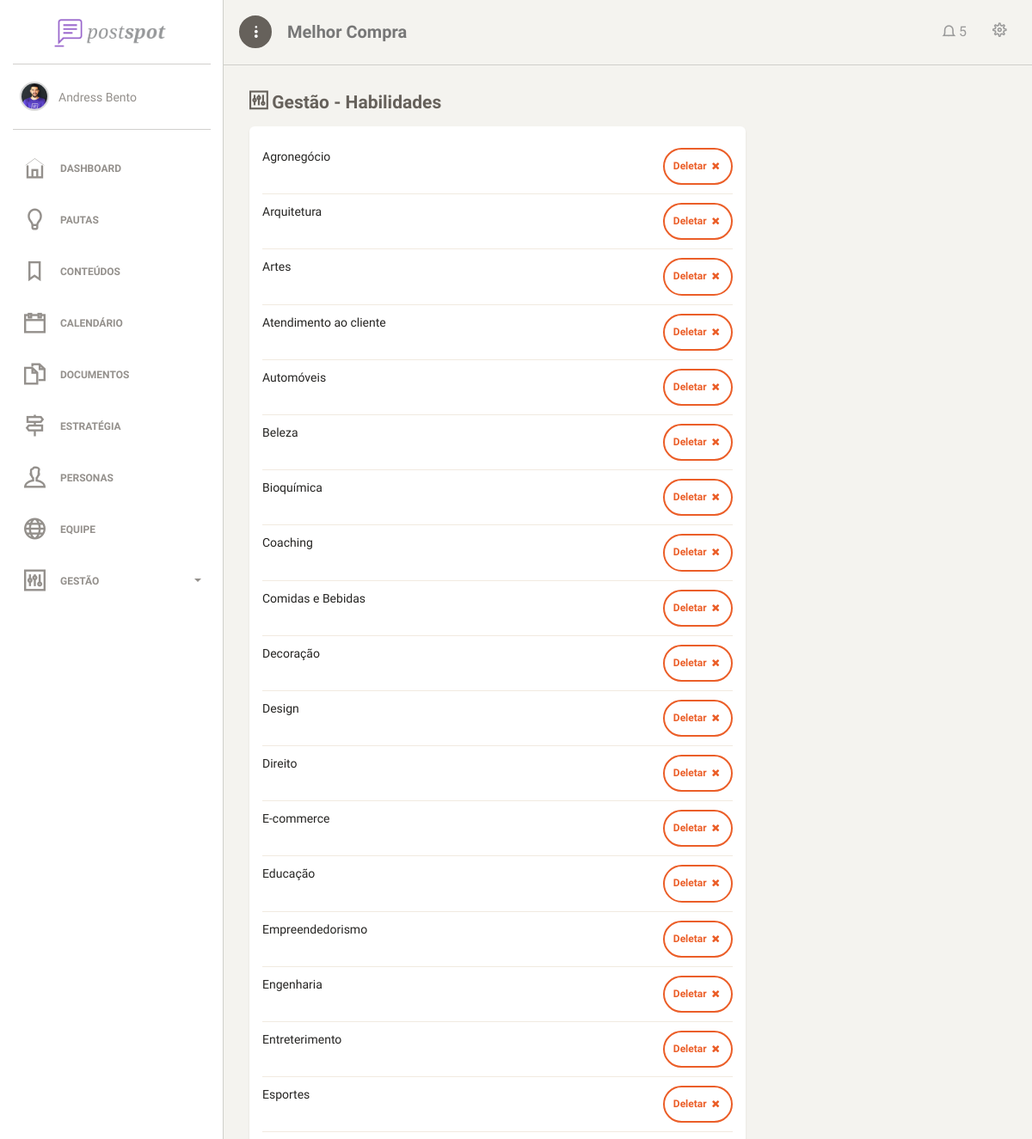
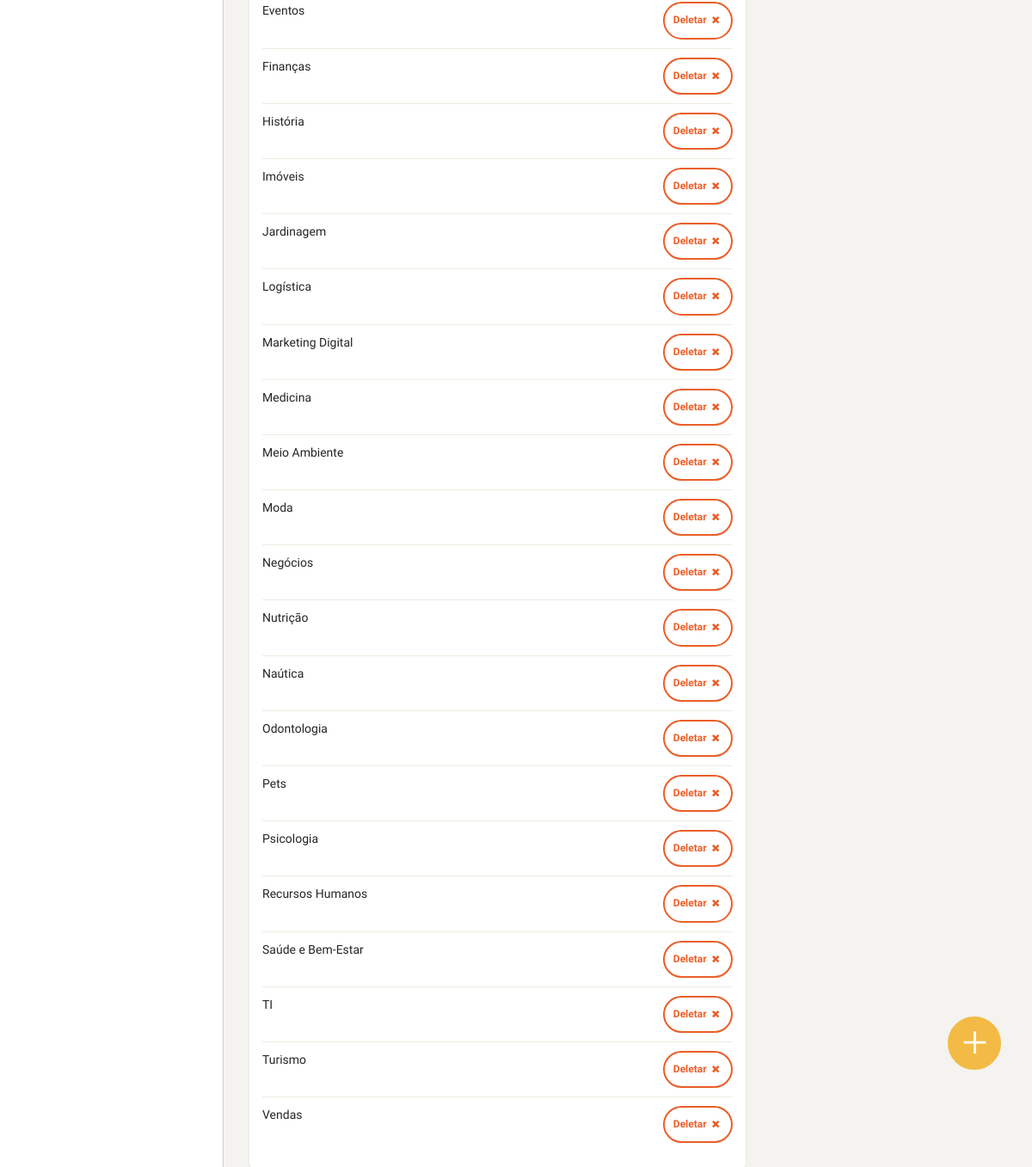
Page /view/adm/habilidades.php (signed in) on the committed database (2 pictures, top to bottom).
### tables this page shows
CREATE TABLE `habilidades` (
  `id_habilidade` int(11) NOT NULL,
  `nome_habilidade` varchar(45) DEFAULT NULL
);

### model/stConexao.php (called while the page is built, shortened)
<?php
class Conexao {
    public static $instance;
    private static $user = USER;
    private static $pass = PASS;
    public static function getInstance() {
        try {
            if (!isset(self::$instance)) {
                self::$instance = new PDO('mysql:host=' . HOST . ';dbname=' . BANCO, self::$user, self::$pass, array(PDO::MYSQL_ATTR_INIT_COMMAND => "SET NAMES utf8"));
                self::$instance->setAttribute(PDO::ATTR_ERRMODE, PDO::ERRMODE_EXCEPTION);
                self::$instance->setAttribute(PDO::ATTR_ORACLE_NULLS, PDO::NULL_EMPTY_STRING);
            }
            return self::$instance;
        } catch (PDOException $ex) {
            echo '<h1>Erro interno de servidor. Por favor, entre em contato com um de nossos desenvolvedores.</h1>';
            echo '<br>email: contato@melhorcomprapocos.com.br';
            echo '<br>Erro'. $ex->getMessage();
            echo '<br>mysql:host=' . HOST . ';dbname=' . BANCO, self::$user, self::$pass, array(PDO::MYSQL_ATTR_INIT_COMMAND => "SET NAMES utf8");
            die();
        }
    }
}

### model/habilidades.php (called while the page is built, shortened)
<?php
require_once 'stConexao.php';
class habilidades {
		public static function getAllSkills() {
		 try {
			$stmt = Conexao::getInstance()->prepare("SELECT * FROM habilidades");
			$stmt->execute();
			$colunas = array();
			while ($row = $stmt->fetch(PDO::FETCH_OBJ)) {
				array_push($colunas, $row);
			}
			return $colunas;
			} catch(PDOException $ex) {
				return false;
			}
		}
}

### view/adm/habilidades.php (the view, shortened to what this page needs)
<?php
require_once '../../model/habilidades.php';
$habilidades = habilidades::getAllSkills();
?>
<html lang="pt-br">
    <head>
        <?php require_once './includes/header_imports.php'; ?>
    </head>
    <body>
        <div class="wrapper">
            <?php require_once './includes/side_bar.php'; ?>
            <div class="main-panel">
                <?php require_once './includes/menu_topo.php'; ?>
                <div class="content">
                    <div class="container-fluid">
                        <h4 class="title"><i class="ti-panel"></i> Gestão - Habilidades</h4>
                        <div class="row">
                            <div class="col-md-8">
                                <div class="card">
                                    <div class="card-content">
                                        <ul class="list-unstyled team-members">
                                            <?php foreach ($habilidades as $habilidade) : ?>
                                                <li id="habilidadeId<?= $habilidade->id_habilidade ?>">
                                                    <div class="row">
                                                        <div class="col-xs-8">
                                                            <?= $habilidade->nome_habilidade ?>
                                                        </div>
                                                        <div class="col-xs-4 text-right">
                                                            <btn class="btn btn-sm btn-danger btn-icon" onclick="deletaHabilidade('<?= $habilidade->id_habilidade ?>',this);">Deletar <i class="fa fa-times"></i></btn>
                                                        </div>
                                                    </div>
                                                </li>
                                            <?php endforeach; ?>
                                        </ul>
                                    </div>
                                </div>
                            </div>
                        </div>
                    </div>
                </div>
                <a href="#" class="btn btn-icon btn-fixed" onclick="funcoes.showSwal('habilidade')">
                    <i class="ti-plus"></i>
                </a>
            </div>
        </div>
    </body>
</html>

### view/adm/includes/header_imports.php (shortened to what this page needs)
<link href="assets/css/bootstrap.min.css" rel="stylesheet" />
<link href="assets/css/paper-dashboard.css" rel="stylesheet" />
<link href="http://maxcdn.bootstrapcdn.com/font-awesome/latest/css/font-awesome.min.css" rel="stylesheet">
<link href="assets/css/themify-icons.css" rel="stylesheet">
<link href="assets/css/custom.css" rel="stylesheet">
<link href="http://cdnjs.cloudflare.com/ajax/libs/summernote/0.8.7/summernote.css" rel="stylesheet">

### view/adm/includes/side_bar.php (shortened to what this page needs)
<?php
$detalhe_pagina = explode("/", $_SERVER['PHP_SELF']);
$detalhe_pagina = end($detalhe_pagina);
?>
<div class="sidebar" data-background-color="white" data-active-color="danger">
    <div class="logo">
        <a href="dashboard.php" class="simple-text logo-normal">
            <img src="assets/img/logo-postspo.png">
        </a>
    </div>
    <div class="sidebar-wrapper">
        <div class="user">
            <div class="info">
                <div class="photo">
                    <img src="assets/img/faces/face-2.jpg" />
                </div>
                <a href="perfil.php">
                    <span>
                        Andress Bento
                    </span>
                </a>
            </div>
        </div>
        <ul class="nav">
            <li class="<?= $detalhe_pagina == "dashboard.php" ? "active" : "" ?>">
                <a href="dashboard.php">
                    <i class="ti-home"></i>
                    <p>Dashboard
                    </p>
                </a>
            </li>
            <li class="<?= $detalhe_pagina == "pautas.php" ? "active" : "" ?>">
                <a href="pautas.php">
                    <i class="ti-light-bulb"></i>
                    <p>Pautas</p>
                </a>
            </li>
            <li class="<?= $detalhe_pagina == "conteudos.php" ? "active" : "" ?>">
                <a href="conteudos.php">
                    <i class="ti-bookmark"></i>
                    <p>Conteúdos</p>
                </a>
            </li>
            <li class="<?= $detalhe_pagina == "calendario.php" ? "active" : "" ?>">
                <a href="calendario.php">
                    <i class="ti-calendar"></i>
                    <p>Calendário</p>
                </a>
            </li>
            <li class="<?= $detalhe_pagina == "documentos.php" ? "active" : "" ?>">
                <a href="documentos.php">
                    <i class="ti-files"></i>
                    <p>Documentos</p>
                </a>
            </li>
            <li class="<?= $detalhe_pagina == "estrategia.php" ? "active" : "" ?>">
                <a href="estrategia.php">
                    <i class="ti-direction-alt"></i>
                    <p>Estratégia</p>
                </a>
            </li>
            <li class="<?= $detalhe_pagina == "personas.php" ? "active" : "" ?>">
                <a href="personas.php">
                    <i class="ti-user"></i>
                    <p>Personas</p>
                </a>
            </li>
            <li class="<?= $detalhe_pagina == "equipe.php" ? "active" : "" ?>">
                <a href="equipe.php">
                    <i class="ti-world"></i>
                    <p>Equipe</p>
                </a>
            </li>
            <li>
                <a data-toggle="collapse" href="#gestao">
                    <i class="ti-panel"></i>
                    <p>
                        Gestão
                        <b class="caret"></b>
                    </p>
                </a>
            </li>
        </ul>
    </div>
</div>

### view/adm/includes/menu_topo.php (shortened to what this page needs)
<nav class="navbar navbar-default">
    <div class="container-fluid">
        <div class="navbar-minimize">
            <button id="minimizeSidebar" class="btn btn-fill btn-icon"><i class="ti-more-alt"></i></button>
        </div>
        <div class="navbar-header">
            <a class="navbar-brand" href="#icons">Melhor Compra</a>
        </div>
        <div class="collapse navbar-collapse">
            <ul class="nav navbar-nav navbar-right">
                <li class="dropdown">
                    <a href="#notifications" class="dropdown-toggle btn-rotate" data-toggle="dropdown">
                        <i class="ti-bell"></i>
                        <span class="notification">5</span>
                    </a>
                </li>
                <li class="menu-engrenagem">
                    <a href="#settings" class="dropdown-toggle btn-rotate" data-toggle="dropdown">
                        <i class="ti-settings"></i>
                    </a>
                </li>
            </ul>
        </div>
    </div>
</nav>

### view/adm/assets/css/custom.css (style rules this page uses)
.btn.btn-icon, .navbar .navbar-nav > li > a.btn.btn-icon { padding: 10px; }
h4.title { margin-top: 0; }
.btn-fixed { position: fixed; bottom: 5%; right: 3%; font-size: 2em; color: #fff; background: #f3bb45; border-color: #f3bb45; padding: 15px !important; border-radius: 100% !important; }
.logo-normal img { width: 130px; margin-left: -5px; }

### rows in the picture
habilidades: nome_habilidade "Agronegócio"
habilidades: nome_habilidade "Arquitetura"
habilidades: nome_habilidade "Artes"
habilidades: nome_habilidade "Atendimento ao cliente"
habilidades: nome_habilidade "Automóveis"
habilidades: nome_habilidade "Beleza"
habilidades: nome_habilidade "Bioquímica"
habilidades: nome_habilidade "Coaching"
habilidades: nome_habilidade "Comidas e Bebidas"
habilidades: nome_habilidade "Decoração"
habilidades: nome_habilidade "Design"
habilidades: nome_habilidade "Direito"
habilidades: nome_habilidade "E-commerce"
habilidades: nome_habilidade "Educação"
habilidades: nome_habilidade "Empreendedorismo"
habilidades: nome_habilidade "Engenharia"
habilidades: nome_habilidade "Entreterimento"
habilidades: nome_habilidade "Esportes"
habilidades: nome_habilidade "Eventos"
habilidades: nome_habilidade "Finanças"
habilidades: nome_habilidade "História"
habilidades: nome_habilidade "Imóveis"
habilidades: nome_habilidade "Jardinagem"
habilidades: nome_habilidade "Logística"
habilidades: nome_habilidade "Marketing Digital"
habilidades: nome_habilidade "Medicina"
habilidades: nome_habilidade "Meio Ambiente"
habilidades: nome_habilidade "Moda"
habilidades: nome_habilidade "Negócios"
habilidades: nome_habilidade "Nutrição"
habilidades: nome_habilidade "Naútica"
habilidades: nome_habilidade "Odontologia"
habilidades: nome_habilidade "Pets"
habilidades: nome_habilidade "Psicologia"
habilidades: nome_habilidade "Recursos Humanos"
habilidades: nome_habilidade "Saúde e Bem-Estar"
habilidades: nome_habilidade "TI"
habilidades: nome_habilidade "Turismo"
habilidades: nome_habilidade "Vendas"
